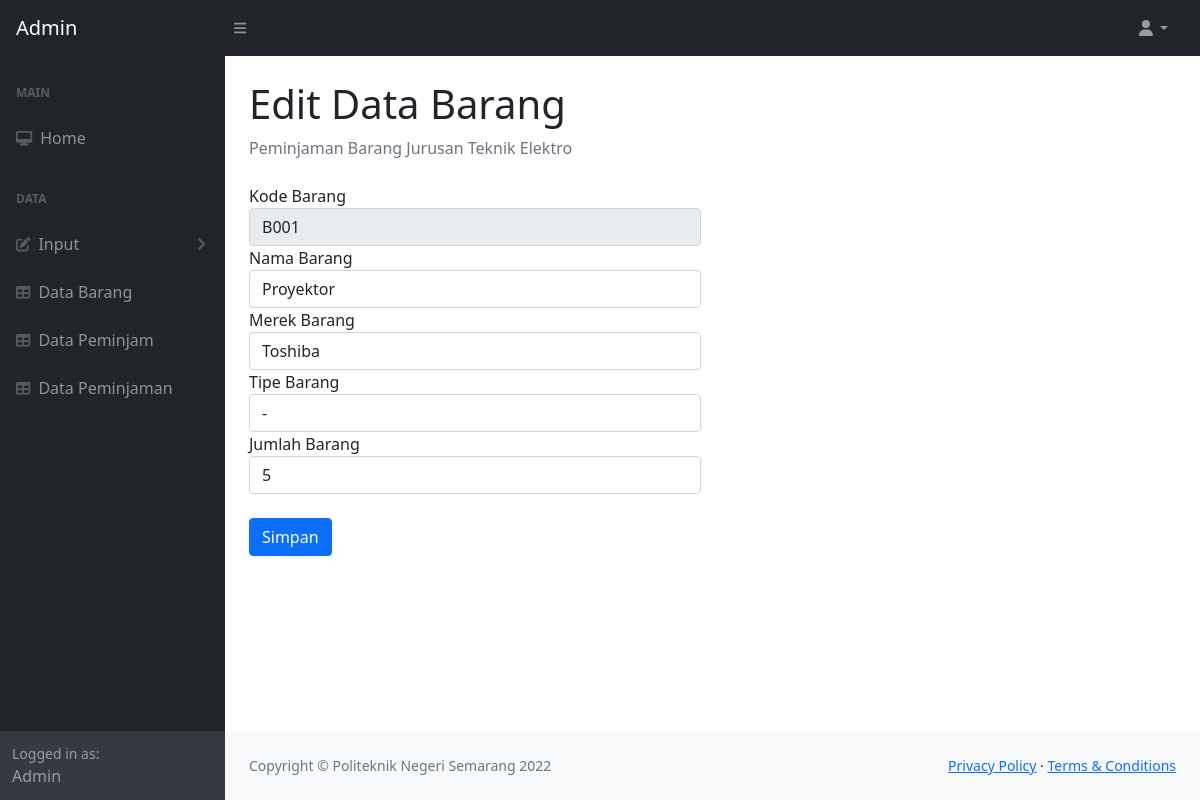
The app's page /edit_data_barang.php?id=B001 (signed in) with its own data.
### tables this page shows
CREATE TABLE `user` (
  `id` int(11) NOT NULL,
  `nama_lengkap` varchar(100) NOT NULL,
  `no_hp` varchar(20) NOT NULL,
  `username` varchar(100) NOT NULL,
  `password` varchar(100) NOT NULL,
  `level` int(11) NOT NULL,
  `kode_peminjam` varchar(20) NOT NULL
);

CREATE TABLE `data_barang` (
  `id` int(11) NOT NULL,
  `kode_barang` varchar(30) NOT NULL,
  `nama_barang` varchar(100) NOT NULL,
  `merek_barang` varchar(50) NOT NULL,
  `tipe_barang` varchar(50) NOT NULL,
  `jumlah_barang` int(15) NOT NULL
);

### config.php (called while the page is built, shortened)
<?php
    class database{
        var $host = "localhost";
        var $username = "root";
        var $password = "";
        var $database = "peminjaman_barang";
        var $koneksi = "";
        function __construct(){
            $this->koneksi = mysqli_connect($this->host, $this->username, $this->password, $this->database);
        }
        function kode_barang($kode_barang){
            $data_barang = mysqli_query($this->koneksi,"select * from data_barang where kode_barang='$kode_barang'");
            while($row_barang = mysqli_fetch_assoc($data_barang)){
                $hasil_barang[] = $row_barang;
            }
            return $hasil_barang;
        }
        function login($username)
        {
            $data = mysqli_query($this->koneksi,"SELECT * FROM user where username = '$username'");
            if (mysqli_num_rows($data) == 0) {
                echo "<b>Data user tidak valid</br>";
                $hasil = [];
                header('location:login.php');
            }
            else{
                while($row = mysqli_fetch_array($data)){
                    $hasil[] = $row;
                }
            }
            return $hasil;
        }
    }
?>

### edit_data_barang.php (the view, shortened to what this page needs)
<?php
    $username = $_SESSION['username'];
    include "config.php";
    $db = new Database();
    foreach($db->login($username) as $x){
        $level = $x['level'];
        if($level=='1'){
?>
<!DOCTYPE html>
<html lang="en">
<head>
    <link href="https://cdn.jsdelivr.net/npm/simple-datatables@latest/dist/style.css" rel="stylesheet" />
    <link href="hlmn2/css/styles.css" rel="stylesheet" />
</head>
<body class="sb-nav-fixed">
    <?php
        $db = new Database();
        if(isset($_GET['id'])){
            $kode_barang = $_GET['id'];
            $data_barang = $db->kode_barang($kode_barang);
        }
        else
        {
            header('Location: tampil_data_barang.php');
        }
    ?>
    <nav class="sb-topnav navbar navbar-expand navbar-dark bg-dark">
            <a class="navbar-brand ps-3" href="halaman_admin.php">Admin</a>
            <button class="btn btn-link btn-sm order-1 order-lg-0 me-4 me-lg-0" id="sidebarToggle" href="#!"><i class="fas fa-bars"></i></button>
            <ul class="navbar-nav ms-auto ms-md-0 me-3 me-lg-4">
                <li class="nav-item dropdown">
                    <a class="nav-link dropdown-toggle" id="navbarDropdown" href="#" role="button" data-bs-toggle="dropdown" aria-expanded="false"><i class="fas fa-user fa-fw"></i></a>
                </li>
            </ul>
        </nav>
        <div id="layoutSidenav">
            <div id="layoutSidenav_nav">
                <nav class="sb-sidenav accordion sb-sidenav-dark" id="sidenavAccordion">
                    <div class="sb-sidenav-menu">
                        <div class="nav">
                            <div class="sb-sidenav-menu-heading">Main</div>
                            <a class="nav-link" href="halaman_admin.php">
                                <div class="sb-nav-link-icon"><i class="fas fa-desktop"></i></div>
                                Home
                            </a>
                            <div class="sb-sidenav-menu-heading">Data</div>
                            <a class="nav-link collapsed" href="#" data-bs-toggle="collapse" data-bs-target="#collapseLayouts" aria-expanded="false" aria-controls="collapseLayouts">
                                <div class="sb-nav-link-icon"><i class="fas fa-edit"></i></div>
                                Input
                                <div class="sb-sidenav-collapse-arrow"><i class="fas fa-angle-down"></i></div>
                            </a>
                            <a class="nav-link" href="tampil_data_barang.php">
                                <div class="sb-nav-link-icon"><i class="fas fa-table"></i></div>
                                Data Barang
                            </a>
                            <a class="nav-link" href="tampil_data_peminjam.php">
                                <div class="sb-nav-link-icon"><i class="fas fa-table"></i></div>
                                Data Peminjam
                            </a>
                            <a class="nav-link" href="tampil_peminjaman.php">
                                <div class="sb-nav-link-icon"><i class="fas fa-table"></i></div>
                                Data Peminjaman
                            </a>
                        </div>
                    </div>
                    <div class="sb-sidenav-footer">
                        <div class="small">Logged in as:</div>
                        Admin
                    </div>
                </nav>
            </div>
            <div id="layoutSidenav_content">
                <main>
                    <div class="container-fluid px-4">
                        <h1 class="mt-4">Edit Data Barang</h1>
                        <ol class="breadcrumb mb-4">
                            <li class="breadcrumb-item active">Peminjaman Barang Jurusan Teknik Elektro</li>
                        </ol>
                        <div class="row">
                    <div class="col-lg-6">
                        <form action="simpan_edit_data_barang.php" method="post" enctype="multipart/form-data">
                            <div class="form-group">
                                <label>Kode Barang</label>
                                <input type="text" name="kode_barang" class="form-control" value="<?php echo $data_barang[0]['kode_barang']; ?>" disabled>
                            </div>
                            <div class="form-group">
                                <label>Nama Barang</label>
                                <input type="text" name="nama_barang" class="form-control" value="<?php echo $data_barang[0]['nama_barang']; ?>">
                            </div>
                            <div class="form-group">
                                <label>Merek Barang</label>
                                <input type="text" name="merek_barang" class="form-control" value="<?php echo $data_barang[0]['merek_barang']; ?>">
                            </div>
                            <div class="form-group">
                                <label>Tipe Barang</label>
                                <input type="text" name="tipe_barang" class="form-control" value="<?php echo $data_barang[0]['tipe_barang']; ?>">
                            </div>
                            <div class="form-group">
                                <label>Jumlah Barang</label>
                                <input type="text" name="jumlah_barang" class="form-control" value="<?php echo $data_barang[0]['jumlah_barang']; ?>">
                            </div>
                            <br><button type="submit" value="Simpan" class="btn btn-primary">Simpan</button>
                        </form>
                    </div>
                </div>
                    </div>
                </main>
                <footer class="py-4 bg-light mt-auto">
                    <div class="container-fluid px-4">
                        <div class="d-flex align-items-center justify-content-between small">
                            <div class="text-muted">Copyright &copy; Politeknik Negeri Semarang 2022</div>
                            <div>
                                <a href="#">Privacy Policy</a>
                                &middot;
                                <a href="#">Terms &amp; Conditions</a>
                            </div>
                        </div>
                    </div>
                </footer>
            </div>
        </div>
</body>
</html>
<?php
        }
        else{
            echo "Anda belum login";
            header("Location: login.php");
        }
    }
?>

### records on screen
user: kode_barang "B001", nama_barang "Proyektor", merek_barang "Toshiba", tipe_barang "-", jumlah_barang "5"
